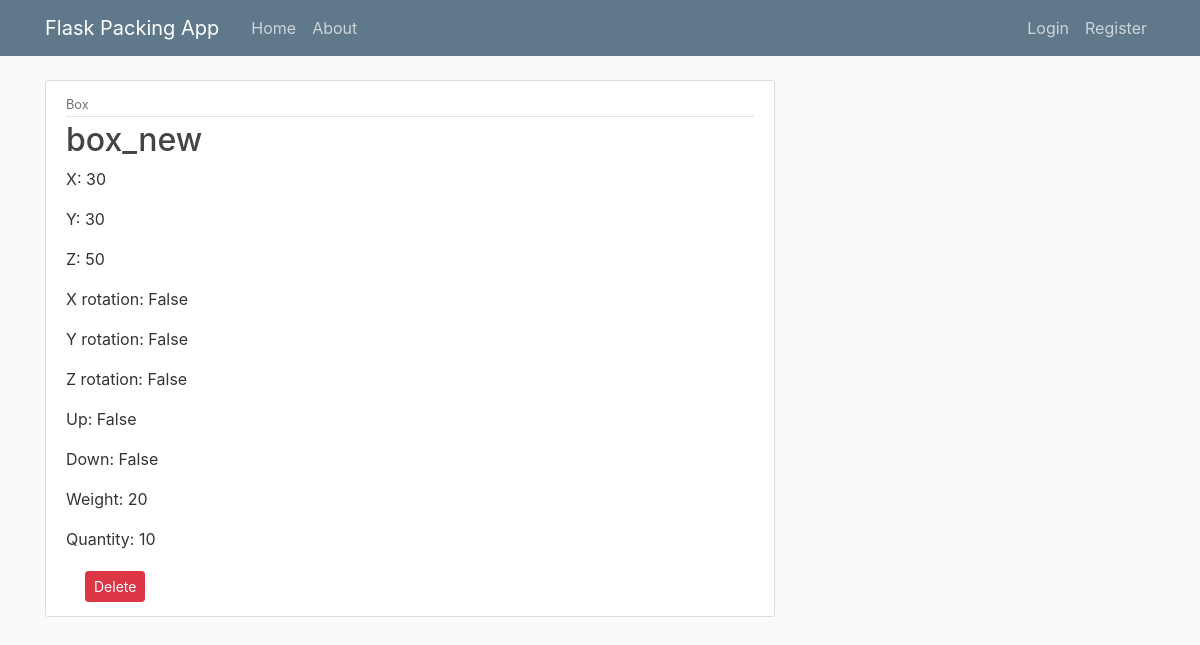
Page /packing1/2/box/4/ on the earlier database version.
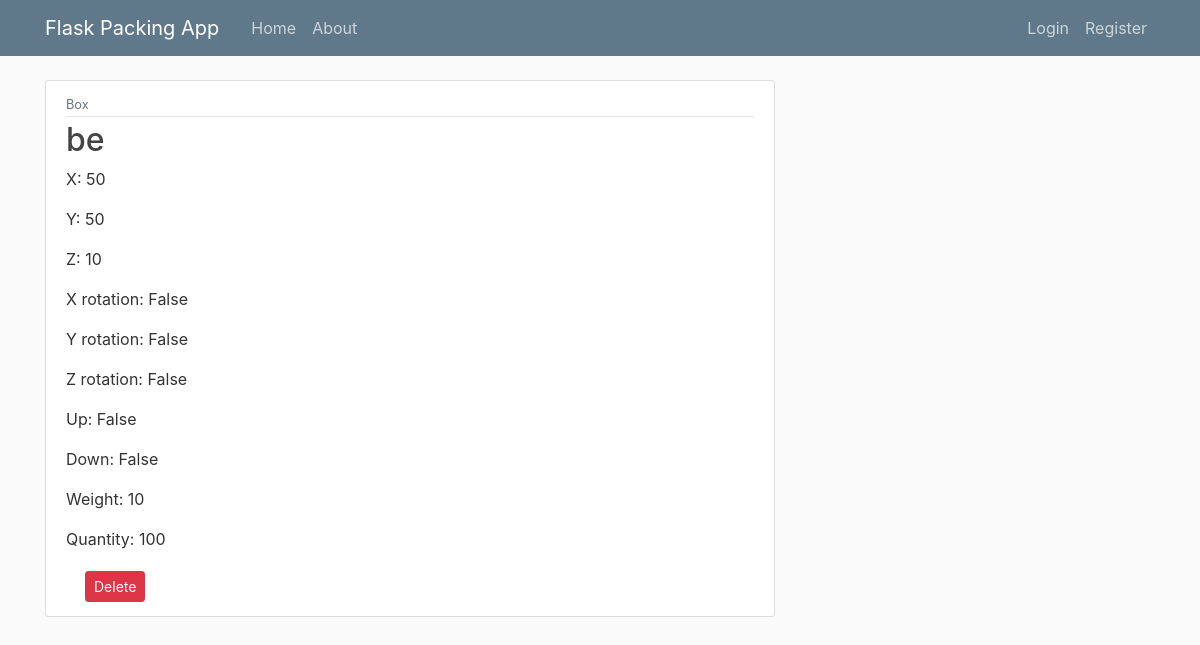
Same page on the later database version.
### flasksite/models.py (models this page shows, shortened)
class Box(db.Model):
    id = db.Column(db.Integer, primary_key=True)
    name = db.Column(db.String(100), nullable=False)
    x = db.Column(db.Integer, nullable=False)
    y = db.Column(db.Integer, nullable=False)
    z = db.Column(db.Integer, nullable=False)
    r_x = db.Column(db.Boolean, default=False, nullable=False)
    r_y = db.Column(db.Boolean, default=False, nullable=False)
    r_z = db.Column(db.Boolean, default=False, nullable=False)
    up = db.Column(db.Boolean, default=False, nullable=False)
    down = db.Column(db.Boolean, default=False, nullable=False)
    weight = db.Column(db.Integer, nullable=False)
    quantity = db.Column(db.Integer, nullable=False)
    packing_id = db.Column(db.Integer, db.ForeignKey('packing.id'), nullable=False)

### flasksite/routes.py (the view)
@app.route('/packing1/<int:packing_id>/box/<int:box_id>/')
def box(box_id, packing_id):
    box = Box.query.get_or_404(box_id)
    packing_id=box.packing_id
    return render_template('box.html', box = box, packing_id=packing_id)

### flasksite/templates/box.html (shortened to what this page needs)
{% extends "layout.html" %}
{% block content %}
    <article class="media content-section">
        <div class="media-body">
            <div class="article-metadata">
                <small class="text-muted">Box</small>
            </div>
            <h2 class="article-title">{{ box.name }}</h2>
            <p class="article-content">X:   {{ box.x }}</p>
            <p class="article-content">Y:   {{ box.y }}</p>
            <p class="article-content">Z:   {{ box.z }}</p>
            <p class="article-content">X rotation:   {{ box.r_x }}</p>
            <p class="article-content">Y rotation:   {{ box.r_y }}</p>
            <p class="article-content">Z rotation:   {{ box.r_z }}</p>
            <p class="article-content">Up:   {{ box.up }}</p>
            <p class="article-content">Down:   {{ box.down }}</p>
            <p class="article-content">Weight:  {{ box.weight }}</p>
            <p class="article-content">Quantity:  {{ box.quantity }}</p>
            <div class="container">
                <button type="button" class="btn btn-danger btn-sm m-1" data-toggle="modal" data-target="#deleteModal">Delete</button>
            </div>
        </div>
    </article>
{% endblock content %}

### flasksite/templates/layout.html (shortened to what this page needs)
 <!DOCTYPE html>
 <html>
 <head>
    <link rel="stylesheet" href="https://stackpath.bootstrapcdn.com/bootstrap/4.3.1/css/bootstrap.min.css">
    <link rel="stylesheet" type="text/css" href="{{ url_for('static', filename='main.css') }}">
 </head>
 <body>
    <header class="site-header">
    <nav class="navbar navbar-expand-md navbar-dark bg-steel fixed-top">
        <div class="container">
        <a class="navbar-brand mr-4" href="/">Flask Packing App</a>
        <div class="collapse navbar-collapse" id="navbarToggle">
            <div class="navbar-nav mr-auto">
            <a class="nav-item nav-link" href="{{ url_for('home') }}">Home</a>
            <a class="nav-item nav-link" href="{{ url_for('about') }}">About</a>
            </div>
            <div class="navbar-nav">
                {% if current_user.is_authenticated %}
                    <a class="nav-item nav-link" href="{{ url_for('new_packing') }}">New Packing</a>
                    <a class="nav-item nav-link" href="{{ url_for('packings') }}">My Packings</a>
                    <a class="nav-item nav-link" href="{{ url_for('new_post') }}">New Post</a>
                    <a class="nav-item nav-link" href="{{ url_for('account') }}">Account</a>
                    <a class="nav-item nav-link" href="{{ url_for('logout') }}">Logout</a>
                {% else %}
                    <a class="nav-item nav-link" href="{{ url_for('login') }}">Login</a>
                    <a class="nav-item nav-link" href="{{ url_for('register') }}">Register</a>
                {% endif %}
            </div>
        </div>
        </div>
    </nav>
    </header>
    <main role="main" class="container">
        <div class="row">
            <div class="col-md-8">
                {% block content %}{% endblock %}
            </div>
        <div class="col-md-4">
        </div>
    </div>
    </main>
 </body>
 </html>

### flasksite/static/main.css (style rules this page uses)
body { background: #fafafa; color: #333333; margin-top: 5rem; }
h1, h2, h3, h4, h5, h6 { color: #444444; }
.bg-steel { background-color: #5f788a; }
.site-header .navbar-nav .nav-link { color: #cbd5db; }
.content-section { background: #ffffff; padding: 10px 20px; border: 1px solid #dddddd; border-radius: 3px; margin-bottom: 20px; }
.article-title { color: #444444; }
.article-content { white-space: pre-line; }
.article-metadata { padding-bottom: 1px; margin-bottom: 4px; border-bottom: 1px solid #e3e3e3 }

Differences in the rows shown:
changed Box "False": name "box_new" → "be"; x "30" → "50"; y "30" → "50"; z "50" → "10"; weight "20" → "10"; quantity "10" → "100"
